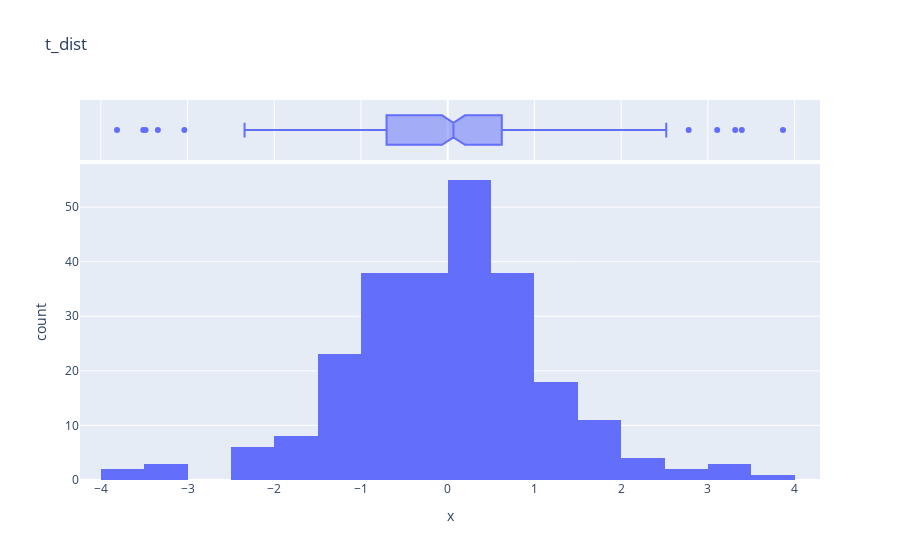

The notebook cell this image was saved under:
### Code cell
fig = px.histogram(t_dist, x=t_dist, title='t_dist', marginal='box')
fig.show()

### Figure 1 — Plotly figure (JSON) as saved in the notebook; plotly's stock layout.template omitted (floating-point values rounded to 4 significant figures; data arrays with more than 128 entries replaced by an {"elided": "..."} marker saying what was removed)
{"data": [{"alignmentgroup": "True", "bingroup": "x", "hovertemplate": "x=%{x}<br>count=%{y}<extra></extra>", "legendgroup": "", "marker": {"color": "#636efa", "pattern": {"shape": ""}}, "name": "", "offsetgroup": "", "orientation": "v", "showlegend": false, "type": "histogram", "x": {"elided": "250 float values"}, "xaxis": "x", "yaxis": "y"}, {"alignmentgroup": "True", "hovertemplate": "x=%{x}<extra></extra>", "legendgroup": "", "marker": {"color": "#636efa"}, "name": "", "notched": true, "offsetgroup": "", "showlegend": false, "type": "box", "x": {"elided": "250 float values"}, "xaxis": "x2", "yaxis": "y2"}], "layout": {"barmode": "relative", "legend": {"tracegroupgap": 0}, "title": {"text": "t_dist"}, "xaxis": {"anchor": "y", "domain": [0, 1], "title": {"text": "x"}}, "xaxis2": {"anchor": "y2", "domain": [0, 1], "matches": "x", "showgrid": true, "showticklabels": false}, "yaxis": {"anchor": "x", "domain": [0, 0.8316], "title": {"text": "count"}}, "yaxis2": {"anchor": "x2", "domain": [0.8416, 1], "matches": "y2", "showgrid": false, "showline": false, "showticklabels": false, "ticks": ""}}}
